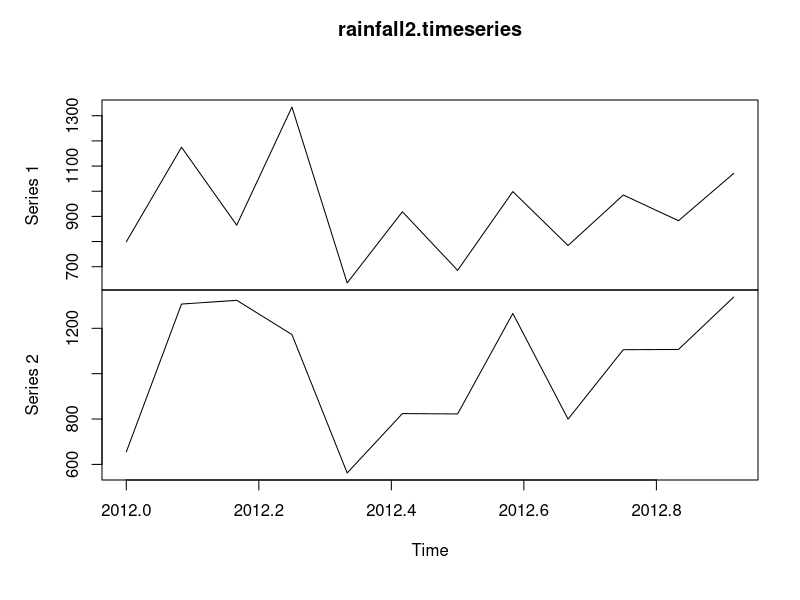
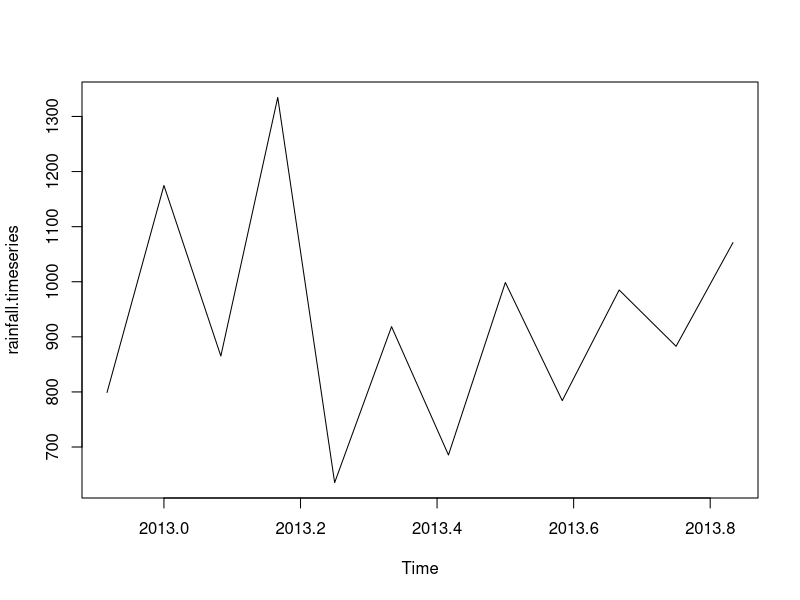

R code for these plots, in order:
# linear time series
rainfall <- c(799,1174.8,865.1,1334.6,635.4,918.5,685.5,998.6,784.2,985,882.8,1071)
rainfall.timeseries<-ts(rainfall,start=c(2012,12),frequency = 12)
print(rainfall.timeseries)
png(file="rain.png")
plot(rainfall.timeseries)
dev.off()

# multiple time series
rainfall2<-c(655,1306.9,1323.4,1172.2,562.2,824,822.4,1265.5,799.6,1105.6,1106.7,1337.8)
combined.rainfall <- matrix(c(rainfall,rainfall2),nrow=12)
print(combined.rainfall)
rainfall2.timeseries<- ts(combined.rainfall,start=c(2012,1),frequency = 12)
plot(rainfall2.timeseries)
print(rainfall2.timeseries)
